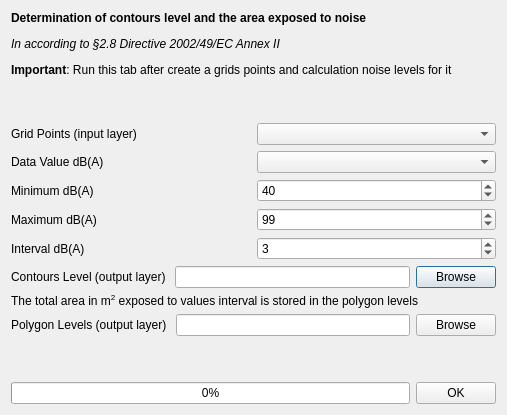
<?xml version="1.0" encoding="UTF-8"?>
<ui version="4.0">
 <class>calculateGridNoise_window</class>
 <widget class="QDialog" name="calculateGridNoise_window">
  <property name="geometry">
   <rect>
    <x>0</x>
    <y>0</y>
    <width>507</width>
    <height>415</height>
   </rect>
  </property>
  <property name="windowTitle">
   <string>Contours Level</string>
  </property>
  <layout class="QVBoxLayout" name="verticalLayout">
   <item>
    <widget class="QLabel" name="label_14">
     <property name="text">
      <string>&lt;html&gt;&lt;head/&gt;&lt;body&gt;&lt;p&gt;&lt;span style=&quot; font-weight:600;&quot;&gt;Determination of contours level and the area exposed to noise&lt;/span&gt;&lt;/p&gt;&lt;p&gt;&lt;span style=&quot; font-style:italic;&quot;&gt;In according to §2.8 Directive 2002/49/EC Annex II &lt;/span&gt;&lt;/p&gt;&lt;p&gt;&lt;span style=&quot; font-weight:600;&quot;&gt;Important&lt;/span&gt;: Run this tab after create a grids points and calculation noise levels for it&lt;/p&gt;&lt;p&gt;&lt;br/&gt;&lt;/p&gt;&lt;/body&gt;&lt;/html&gt;</string>
     </property>
    </widget>
   </item>
   <item>
    <layout class="QHBoxLayout" name="horizontalLayout_13">
     <item>
      <widget class="QLabel" name="label_7">
       <property name="text">
        <string>Grid Points (input layer)</string>
       </property>
      </widget>
     </item>
     <item>
      <widget class="QgsMapLayerComboBox" name="layerTOrasterize_ComboBox"/>
     </item>
    </layout>
   </item>
   <item>
    <layout class="QHBoxLayout" name="horizontalLayout_8">
     <item>
      <widget class="QLabel" name="label_5">
       <property name="text">
        <string>Data Value dB(A)</string>
       </property>
      </widget>
     </item>
     <item>
      <widget class="QgsFieldComboBox" name="fieldsLayer_ComboBox"/>
     </item>
    </layout>
   </item>
   <item>
    <layout class="QHBoxLayout" name="horizontalLayout_11">
     <item>
      <widget class="QLabel" name="label_11">
       <property name="text">
        <string>Minimum dB(A)</string>
       </property>
      </widget>
     </item>
     <item>
      <widget class="QSpinBox" name="min_spinBox">
       <property name="value">
        <number>40</number>
       </property>
      </widget>
     </item>
    </layout>
   </item>
   <item>
    <layout class="QHBoxLayout" name="horizontalLayout_12">
     <item>
      <widget class="QLabel" name="label_13">
       <property name="text">
        <string>Maximum dB(A)</string>
       </property>
      </widget>
     </item>
     <item>
      <widget class="QSpinBox" name="max_spinBox">
       <property name="maximum">
        <number>150</number>
       </property>
       <property name="value">
        <number>99</number>
       </property>
      </widget>
     </item>
    </layout>
   </item>
   <item>
    <layout class="QHBoxLayout" name="horizontalLayout_4">
     <item>
      <widget class="QLabel" name="label">
       <property name="text">
        <string>Interval dB(A)</string>
       </property>
      </widget>
     </item>
     <item>
      <widget class="QSpinBox" name="interval_spinBox">
       <property name="value">
        <number>3</number>
       </property>
      </widget>
     </item>
    </layout>
   </item>
   <item>
    <layout class="QHBoxLayout" name="horizontalLayout_9">
     <item>
      <widget class="QLabel" name="label_9">
       <property name="text">
        <string>Contours Level (output layer) </string>
       </property>
      </widget>
     </item>
     <item>
      <widget class="QLineEdit" name="isoline_lineEdit"/>
     </item>
     <item>
      <widget class="QPushButton" name="isolineSave_pushButton">
       <property name="text">
        <string>Browse</string>
       </property>
      </widget>
     </item>
    </layout>
   </item>
   <item>
    <widget class="QLabel" name="label_2">
     <property name="text">
      <string>&lt;html&gt;&lt;head/&gt;&lt;body&gt;&lt;p&gt;The total area in m&lt;span style=&quot; vertical-align:super;&quot;&gt;2&lt;/span&gt; exposed to values interval is stored in the polygon levels&lt;/p&gt;&lt;/body&gt;&lt;/html&gt;</string>
     </property>
    </widget>
   </item>
   <item>
    <layout class="QHBoxLayout" name="horizontalLayout_2">
     <item>
      <widget class="QLabel" name="label_12">
       <property name="text">
        <string>Polygon Levels (output layer) </string>
       </property>
      </widget>
     </item>
     <item>
      <widget class="QLineEdit" name="polygon_lineEdit"/>
     </item>
     <item>
      <widget class="QPushButton" name="polygonSave_pushButton">
       <property name="text">
        <string>Browse</string>
       </property>
      </widget>
     </item>
    </layout>
   </item>
   <item>
    <spacer name="verticalSpacer">
     <property name="orientation">
      <enum>Qt::Vertical</enum>
     </property>
     <property name="sizeHint" stdset="0">
      <size>
       <width>20</width>
       <height>40</height>
      </size>
     </property>
    </spacer>
   </item>
   <item>
    <layout class="QHBoxLayout" name="horizontalLayout">
     <item>
      <widget class="QProgressBar" name="progressBarGrid">
       <property name="value">
        <number>0</number>
       </property>
      </widget>
     </item>
     <item>
      <widget class="QPushButton" name="runContPoly_pushButton">
       <property name="text">
        <string>OK</string>
       </property>
      </widget>
     </item>
    </layout>
   </item>
  </layout>
 </widget>
 <customwidgets>
  <customwidget>
   <class>QgsFieldComboBox</class>
   <extends>QComboBox</extends>
   <header>qgsfieldcombobox.h</header>
  </customwidget>
  <customwidget>
   <class>QgsMapLayerComboBox</class>
   <extends>QComboBox</extends>
   <header>qgsmaplayercombobox.h</header>
  </customwidget>
 </customwidgets>
 <resources/>
 <connections>
  <connection>
   <sender>layerTOrasterize_ComboBox</sender>
   <signal>layerChanged(QgsMapLayer*)</signal>
   <receiver>fieldsLayer_ComboBox</receiver>
   <slot>setLayer(QgsMapLayer*)</slot>
   <hints>
    <hint type="sourcelabel">
     <x>464</x>
     <y>92</y>
    </hint>
    <hint type="destinationlabel">
     <x>471</x>
     <y>142</y>
    </hint>
   </hints>
  </connection>
 </connections>
</ui>
